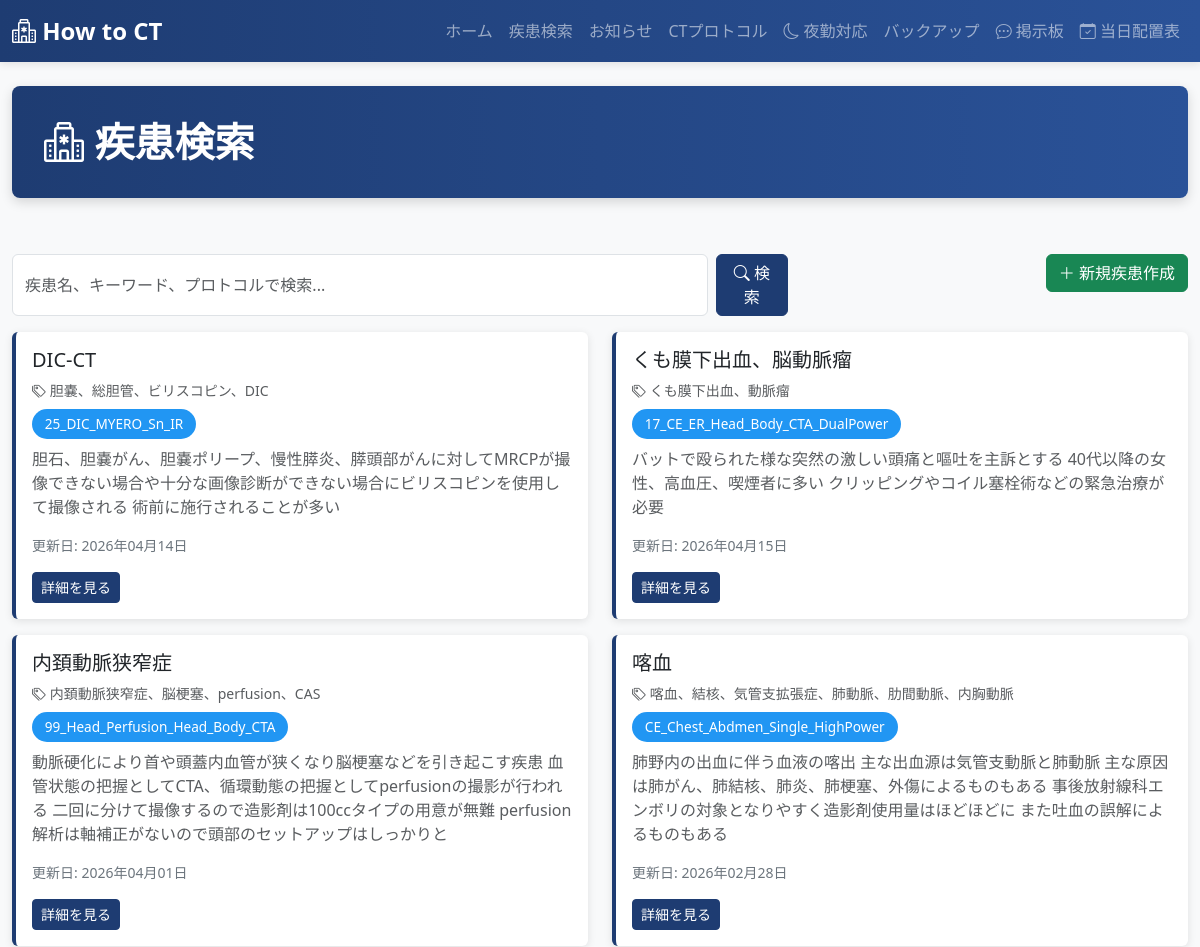
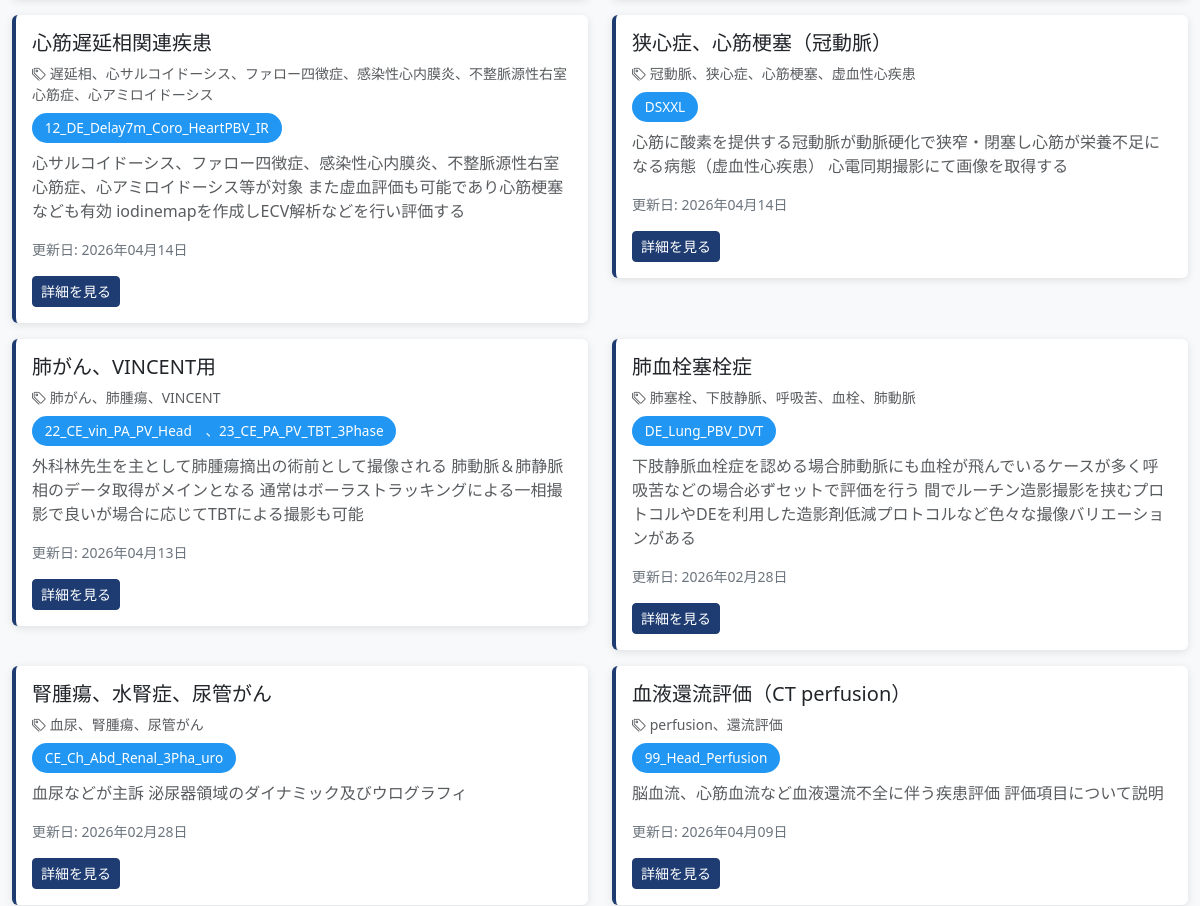
Before: /sick/ (upper part) with the older database file (2 pictures, top to bottom).
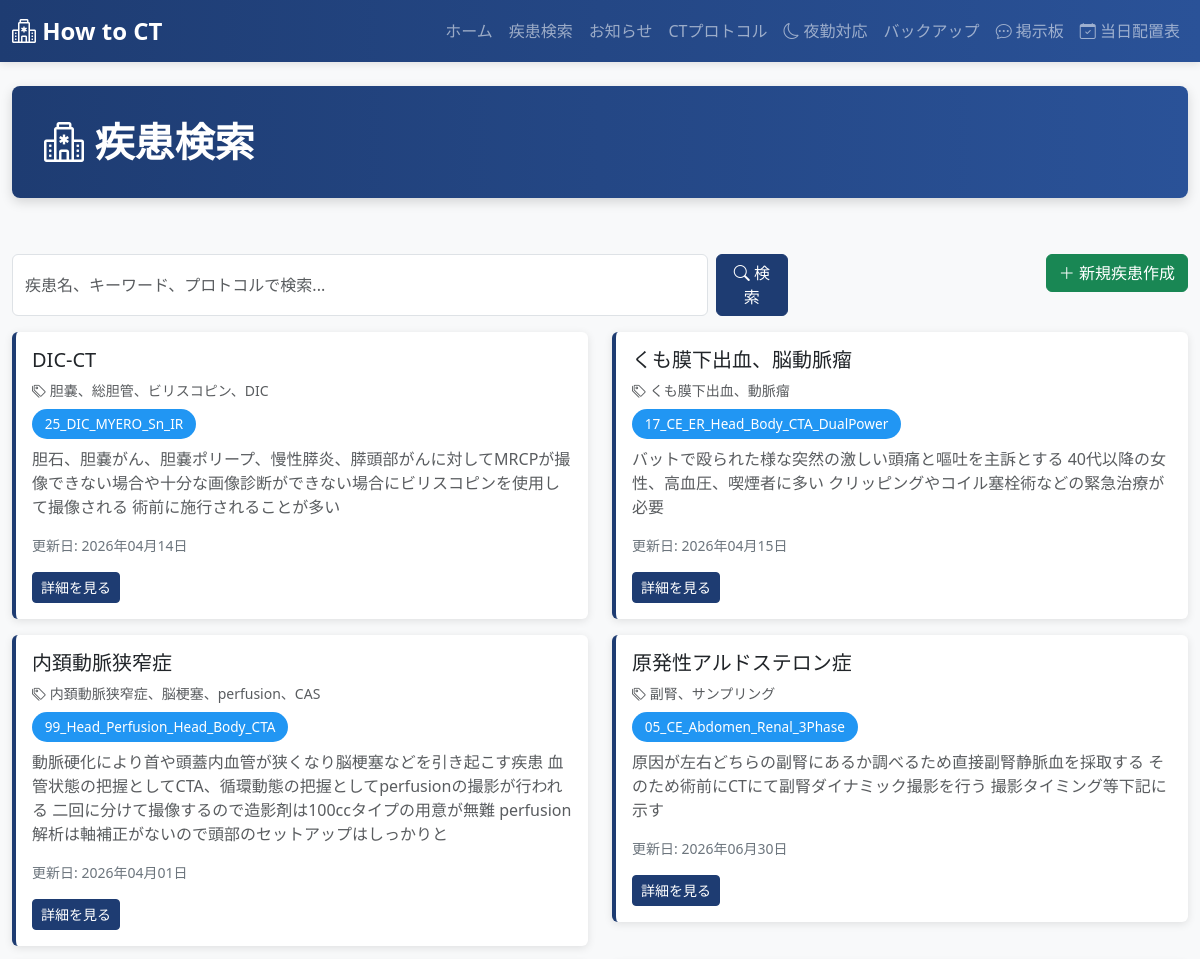
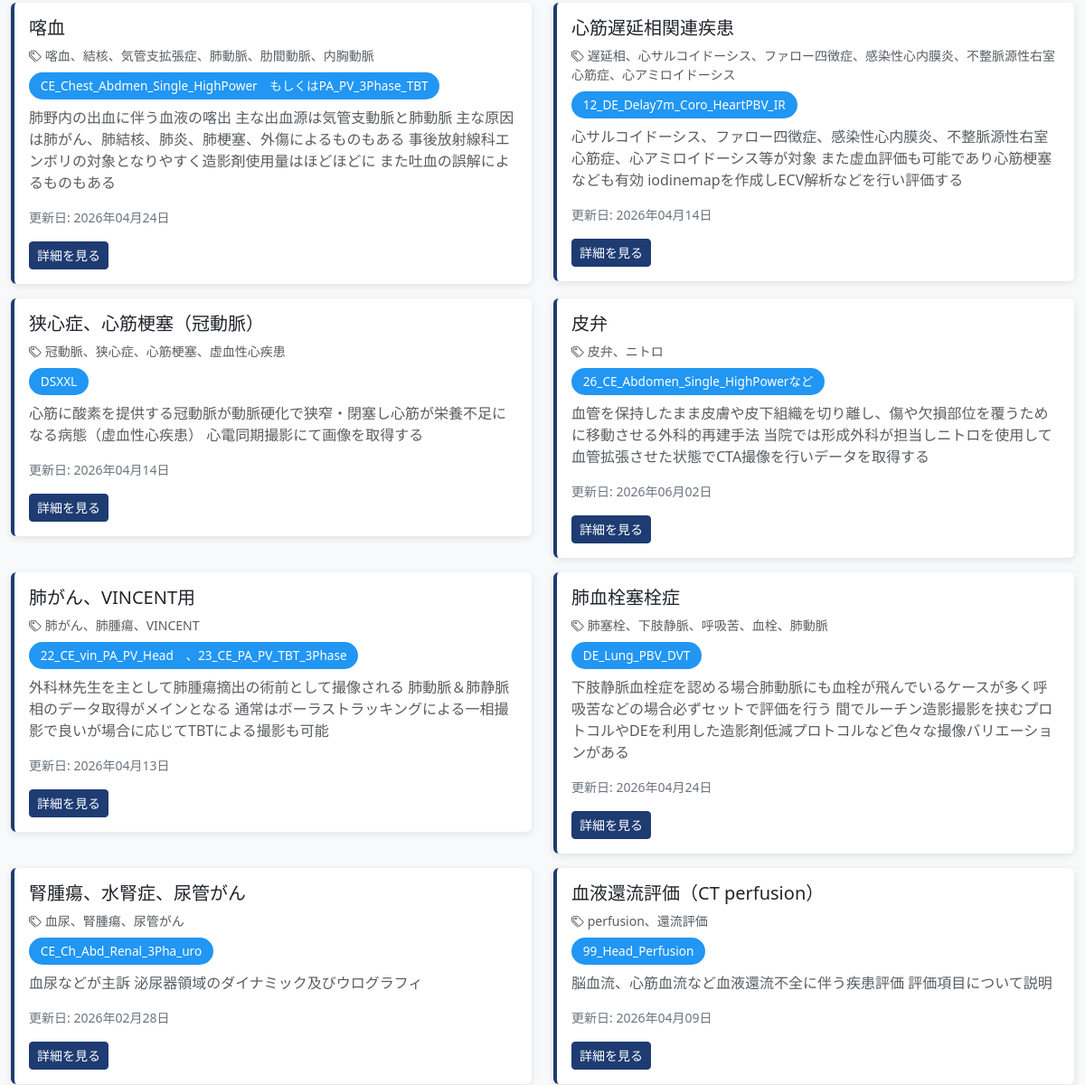
After: the same page with the newer database file (2 pictures, top to bottom).
### ct_app/models.py (models this page shows, shortened)
class Sick(models.Model):
    diesease = models.CharField(max_length=255, unique=True)
    diesease_text = models.TextField()
    keyword = models.CharField(max_length=500, blank=True)
    protocol = models.CharField(max_length=255, blank=True)
    protocol_text = models.TextField(blank=True)
    processing = models.CharField(max_length=255, blank=True)
    processing_text = models.TextField(blank=True)
    contrast = models.CharField(max_length=255, blank=True)
    contrast_text = models.TextField(blank=True)
    diesease_img = models.ImageField(upload_to='sick_images/', null=True, blank=True)
    protocol_img = models.ImageField(upload_to='protocol_images/', null=True, blank=True)
    processing_img = models.ImageField(upload_to='processing_images/', null=True, blank=True)
    contrast_img = models.ImageField(upload_to='contrast_images/', null=True, blank=True)
    created_at = models.DateTimeField(auto_now_add=True)
    updated_at = models.DateTimeField(auto_now=True)
    class Meta:
        ordering = ['diesease']
        verbose_name_plural = "Sicks"

### ct_app/views.py (the view)
# urls.py: path('sick/', views.SickListView.as_view(), name='sick_list'),
class SickListView(View):
    def get(self, request):
        sicks = Sick.objects.all()
        context = {
            'page_title': '疾患検索',
            'sicks': sicks,
        }
        return render(request, 'ct_app/sick_list.html', context)

### ct_app/context_processors.py (called while the page is built)
def maintenance_status(request):
    return {
        'is_maintenance': getattr(settings, 'IS_MAINTENANCE', False)
    }

### ct_app/templates/ct_app/sick_list.html (shortened to what this page needs)
{% extends 'ct_app/base.html' %}
{% block content %}
<div class="row mb-3">
    <div class="col-md-8">
        <form method="get" action="{% url 'sick_search' %}" class="search-box d-flex gap-2">
            <input type="text" name="q" class="form-control" placeholder="疾患名、キーワード、プロトコルで検索..." value="{{ query }}">
            <button type="submit" class="btn btn-primary">
                <i class="bi bi-search"></i> 検索
            </button>
        </form>
    </div>
    <div class="col-md-4 text-end">
        <a href="{% url 'sick_create' %}" class="btn btn-success">
            <i class="bi bi-plus-lg"></i> 新規疾患作成
        </a>
    </div>
</div>
<div class="row">
    {% if sicks %}
        {% for sick in sicks %}
        <div class="col-md-6">
            <div class="card disease-card mb-3">
                <div class="card-body">
                    <h5 class="card-title">{{ sick.diesease }}</h5>
                    {% if sick.keyword %}
                    <p class="text-muted small mb-2">
                        <i class="bi bi-tags"></i> {{ sick.keyword }}
                    </p>
                    {% endif %}
                    {% if sick.protocol %}
                    <p class="mb-2">
                        <span class="protocol-badge">{{ sick.protocol }}</span>
                    </p>
                    {% endif %}
                    <p class="card-text text-muted">{{ sick.diesease_text|truncatewords:20 }}</p>
                    <p class="small text-secondary">更新日: {{ sick.updated_at|date:'Y年m月d日' }}</p>
                    <a href="{% url 'sick_detail' sick.pk %}" class="btn btn-primary btn-sm">
                        詳細を見る
                    </a>
                </div>
            </div>
        </div>
        {% endfor %}
    {% endif %}
</div>
{% endblock %}

Changed rows visible on the page:
added Sick: diesease "原発性アルドステロン症", keyword "副腎、サンプリング", protocol "05_CE_Abdomen_Renal_3Phase", diesease_text "原因が左右どちらの副腎にあるか調べるため直接副腎静脈血を採取する そのため術前にCTにて副腎ダイナミック撮影を行う 撮影タイミング等下記に示す", updated_at "2026年06月30日"
changed Sick "喀血": protocol "CE_Chest_Abdmen_Single_HighPower" → "CE_Chest_Abdmen_Single_HighPower もしくはPA_PV_3Phase_TBT"; updated_at "2026年02月28日" → "2026年04月24日"
added Sick: diesease "皮弁", keyword "皮弁、ニトロ", protocol "26_CE_Abdomen_Single_HighPowerなど", diesease_text "血管を保持したまま皮膚や皮下組織を切り離し、傷や欠損部位を覆うために移動させる外科的再建手法 当院では形成外科が担当しニトロを使用して血管拡張させた状態でCTA撮像を行いデータを取得する", updated_at "2026年06月02日"
changed Sick "肺血栓塞栓症": updated_at "2026年02月28日" → "2026年04月24日"
